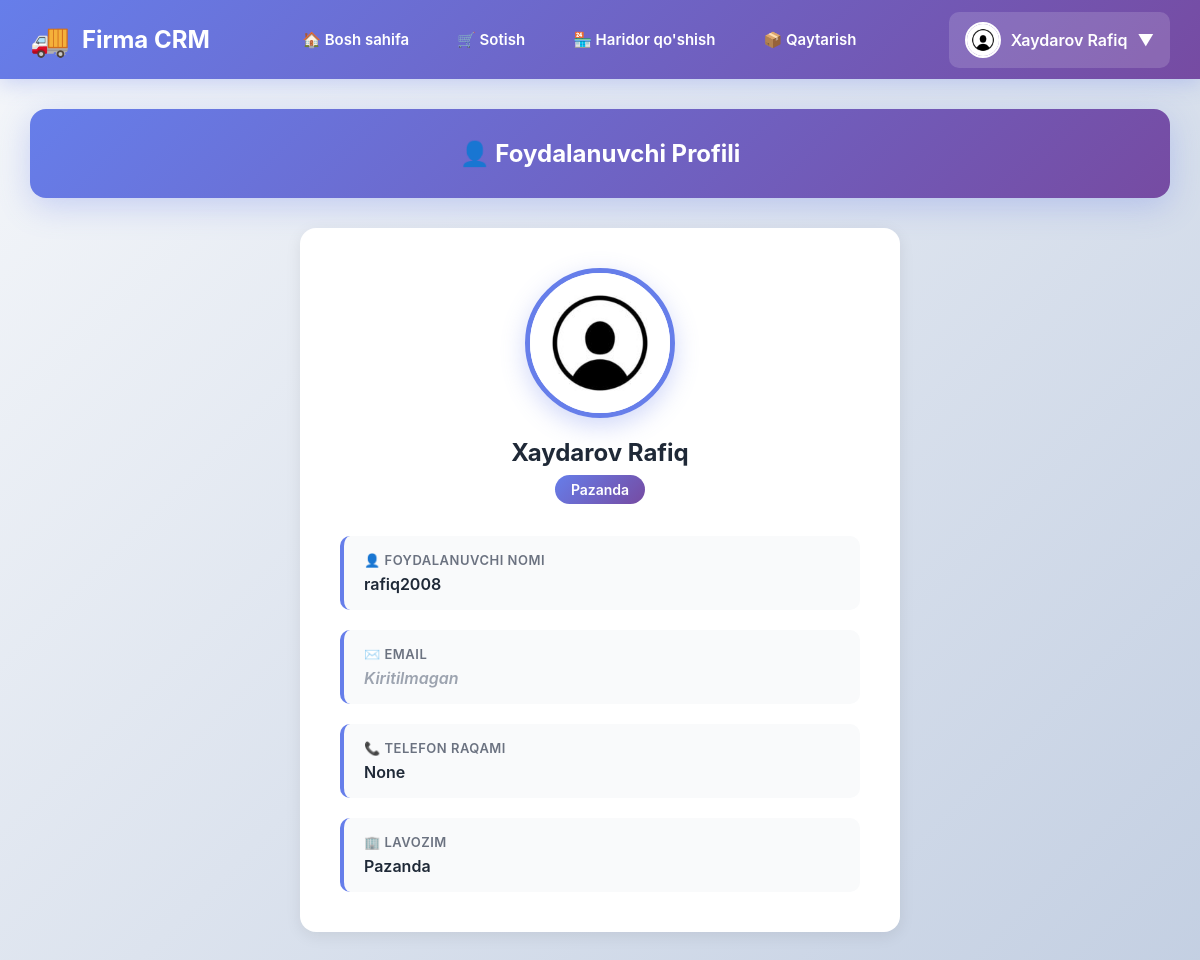
Before: /profile/rafiq2008 (signed in) with the older database file.
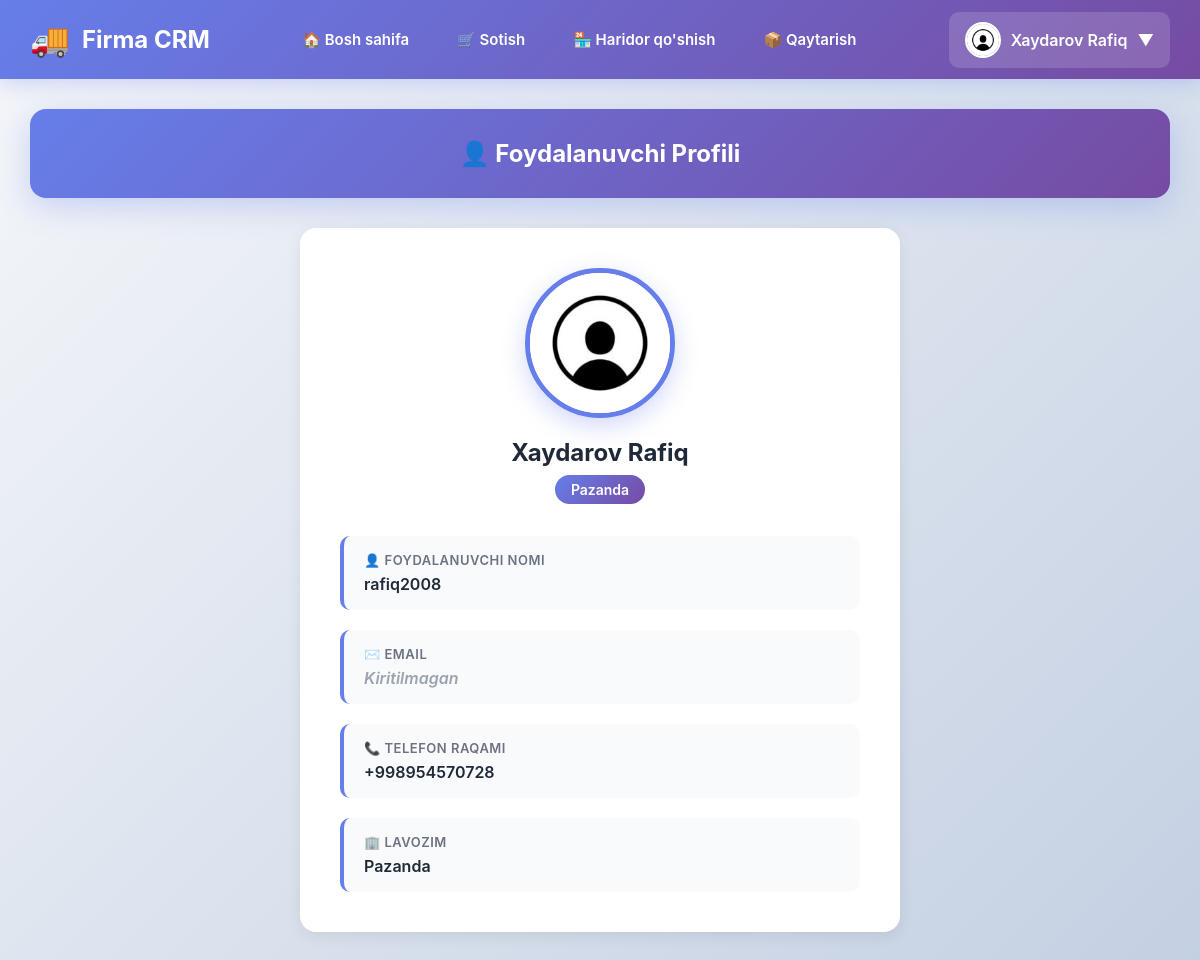
After: the same page with the newer database file.
### main/models.py (models this page shows, shortened)
class User(AbstractUser):
    id = models.BigAutoField(primary_key=True)
    USER_TYPES = (
        ('pazanda', 'Pazanda'),
        ('yetkazib_beruvchi', 'Yetkazib Beruvchi'),
        ('ega', 'Ega'),
    )
    login=models.CharField(max_length=255, blank=True, null=True)
    password = models.CharField(max_length=255, blank=True, null=True)
    tuliq_ismi = models.CharField(max_length=255, blank=True, null=True)
    type = models.CharField(max_length=20, choices=USER_TYPES)
    token = models.CharField(max_length=255, blank=True, null=True)
    tg_id = models.CharField(max_length=100, blank=True, null=True)
    tel_raqami = models.CharField(max_length=100, blank=True, null=True)
    is_active = models.BooleanField(default=True)
    @property
    def rasmi(self):
        if self.type == 'yetkazib_beruvchi':
            try:
                return YetkazibBeruvchi.objects.get(user=self).rasmi.url
            except YetkazibBeruvchi.DoesNotExist:
                return None
        elif self.type == 'pazanda':
            try:
                return Pazanda.objects.get(user=self).rasmi.url
            except Pazanda.DoesNotExist:
                return None
        return None

### main/views.py (the view, shortened to what this page needs)
# urls.py: path('profile/<str:username>', profile_view, name='profile'),
@login_required(login_url='login')
def profile_view(request, username):
    user =  User.objects.get(username=username)
    if request.method == 'GET':
        if request.user.type ==  'yetkazib_beruvchi':
            return render(request, 'ytprofile.html', {'user': user})
        elif request.user.type == 'pazanda':
            return render(request, 'pzprofile.html', {'user': user})
        elif request.user.type=='ega':
            if user.type == 'yetkazib_beruvchi':
                yuklamalar = mahsulotlar_miqdori( YetkazibBeruvchi.objects.get(user=user).mahsulotlar) or []
                return render(request, 'egayt.html',{'user': user,'yuklamalar': yuklamalar})
            return render(request, 'egaprofile.html', {'user': user})

### main/templates/ytprofile.html (shortened to what this page needs)
{% extends 'ytbase.html' %}
{% load static %}
{% block content %}
<div class="page-header">
    <h1>👤 Foydalanuvchi Profili</h1>
</div>
<div class="profile-card">
    <div class="profile-avatar-section">
        <img src="{% if user.rasmi.url %}{{ user.rasmi.url }}{% else %}{% static 'images/default_avatar.jpg' %}{% endif %}"
            alt="Avatar" class="profile-avatar">
        <div class="profile-name">{{ user.tuliq_ismi }}</div>
        <div class="profile-role">{{ user.get_type_display }}</div>
    </div>
    <div class="profile-info-grid">
        <div class="info-item">
            <div class="info-label">👤 Foydalanuvchi nomi</div>
            <div class="info-value">{{ user.username }}</div>
        </div>
        <div class="info-item">
            <div class="info-label">✉️ Email</div>
            <div class="info-value {% if not user.email %}empty{% endif %}">
                {{ user.email|default:"Kiritilmagan" }}
            </div>
        </div>
        <div class="info-item">
            <div class="info-label">📞 Telefon raqami</div>
            <div class="info-value {% if not user.tel_raqami %}empty{% endif %}">
                {{ user.tel_raqami|default:"Kiritilmagan" }}
            </div>
        </div>
        <div class="info-item">
            <div class="info-label">🏢 Lavozim</div>
            <div class="info-value">{{ user.get_type_display }}</div>
        </div>
    </div>
</div>
{% endblock %}

### main/templates/ytbase.html (shortened to what this page needs)
<!DOCTYPE html>
{% load static %}
<html lang="uz">
<head>
</head>
<body>
    <nav class="navbar">
        <div class="navbar-container">
            <div class="navbar-brand">
                <span class="brand-logo">🚚</span>
                <a href="{% url 'main' %}" class="brand-text">Firma CRM</a>
            </div>
            <ul class="navbar-menu" id="navbarMenu">
                <li>
                    <a href="{% url 'main' %}" class="nav-link {% if request.path == '/' %}active{% endif %}">
                        🏠 Bosh sahifa
                    </a>
                </li>
                <li>
                    <a href="{% url 'sotish' %}" class="nav-link {% if request.path == '/sotish/' %}active{% endif %}">
                        🛒 Sotish
                    </a>
                </li>
                <li>
                    <a href="{% url 'add_haridor' %}"
                        class="nav-link {% if request.path == '/add/haridor/' %}active{% endif %}">
                        🏪 Haridor qo'shish
                    </a>
                </li>
                <li>
                    <a href="{% url 'qaytarish' %}"
                        class="nav-link {% if request.path == '/qaytarish/' %}active{% endif %}">
                        📦 Qaytarish
                    </a>
                </li>
            </ul>
            <div class="user-menu desktop-only" id="userMenu">
                <div class="user-toggle" onclick="toggleUserMenu()">
                    <img src="{% if user.rasmi.url %}{{ user.rasmi.url }}{% else %}{% static 'images/default_avatar.jpg' %}{% endif %}"
                        alt="Avatar" class="user-avatar">
                    <span>{{ user.tuliq_ismi }}</span>
                    <span>▼</span>
                </div>
            </div>
        </div>
    </nav>
    <div class="container">
        {% block content %}
        {% endblock %}
    </div>
</body>
</html>

Changed rows visible on the page:
changed User "Xaydarov Rafiq": tel_raqami "None" → "+998954570728"
